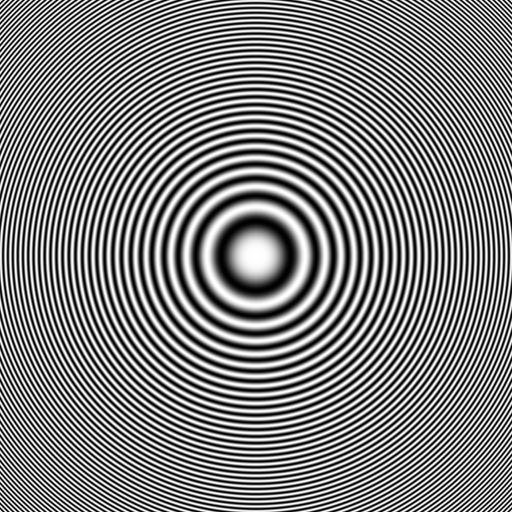
#> input picture images/part2_frequencies/rings.png, 512 x 512 px
$ python run_2_2_aliasing.py 1.0
#> lines starting #> are read from the running program, lines starting #| are printed output that depends on the picture; after the words box and inside, x2 and y2 are one past the last pixel; in counts of white or black regions, pixels touching at a corner belong together
### code/utils.py
"""Small helpers for loading, saving and showing images.

All images are handled as float32 NumPy arrays with values in [0, 1].
Color images have shape (H, W, 3) in RGB order; grayscale images have shape (H, W).
"""
import numpy as np
import cv2
import matplotlib.pyplot as plt


def load_image(path, gray=False):
    """Read an image file as a float32 array in [0, 1] (RGB, or grayscale if gray=True)."""
#> called with path = 'images/part2_frequencies/rings.png', gray = True
    flag = cv2.IMREAD_GRAYSCALE if gray else cv2.IMREAD_COLOR
    im = cv2.imread(str(path), flag)
#> im is the input picture: shape (512, 512); min 0, max 255, mean 127.6
    if im is None:
        raise FileNotFoundError(f"Could not read image: {path}")
    if not gray:
        im = cv2.cvtColor(im, cv2.COLOR_BGR2RGB)
    return im.astype(np.float32) / 255.0


def save_image(path, im):
    """Save a float image in [0, 1] (values outside are clipped)."""
    out = (np.clip(im, 0, 1) * 255).round().astype(np.uint8)
    if out.ndim == 3:
        out = cv2.cvtColor(out, cv2.COLOR_RGB2BGR)
    cv2.imwrite(str(path), out)


# [18 lines left out: function show, not called in this run]

### code/freq.py
"""Part 2.1 / 2.2 - Gaussian low-pass / high-pass filtering, hybrid images, Fourier view.

All filtering uses OUR convolution (conv2d_separable) with reflect padding (Part 2 rule).
The Fourier transform is the one library call the assignment allows here.
"""
import numpy as np
from conv import conv2d_separable
from filters import gaussian_kernel, default_size


def gaussian_blur(image, sigma):
    """Gaussian blur, reflect padding. Works on (H, W) or (H, W, C) float images (per channel)."""
    kernel = gaussian_kernel(default_size(sigma), sigma)          # (2*ceil(3 sigma)+1)^2, sums to 1
    if image.ndim == 2:
        return conv2d_separable(image, kernel, pad_mode="reflect")
    return np.stack([conv2d_separable(image[..., c], kernel, pad_mode="reflect")
                     for c in range(image.shape[2])], axis=-1)


def low_pass(image, sigma):
    return gaussian_blur(image, sigma)


def high_pass(image, sigma):
    """image minus its blur: keeps only the fine detail; values go negative."""
    return np.asarray(image, dtype=np.float64) - gaussian_blur(image, sigma)


def hybrid_image(im_low, im_high, sigma_low, sigma_high):
    """Low frequencies of im_low (cutoff set by sigma_low) + high frequencies of im_high."""
    return low_pass(im_low, sigma_low) + high_pass(im_high, sigma_high)


# [4 lines left out: function to_gray, not called in this run]


def log_fft_magnitude(gray, eps=1e-8):
    """The assignment's formula  np.log(np.abs(np.fft.fftshift(np.fft.fft2(gray)))).
    eps only guards against log(0); it does not change the picture."""
    return np.log(np.abs(np.fft.fftshift(np.fft.fft2(gray))) + eps)


def gaussian_cutoff_frequency(sigma):
    """Frequency (cycles/pixel) where a Gaussian low-pass of this sigma has amplitude 1/2."""
    return np.sqrt(2.0 * np.log(2.0)) / (2.0 * np.pi * sigma)


def downsample(image, factor):
    """Keep every `factor`-th row and column (no filtering at all)."""
    return image[::factor, ::factor]


def blur_then_downsample(image, factor, sigma):
    """Gaussian prefilter (our convolution, reflect padding), then keep every `factor`-th pixel."""
    return downsample(gaussian_blur(image, sigma), factor)

### code/conv.py
"""Part 1.1 - 2D convolution from scratch (our own implementation).

Conventions used everywhere in this project
-------------------------------------------
* Images are 2D float arrays (H, W). Color images are handled channel by channel
  by the caller.
* Filters ("kernels") are 2D arrays with ODD height and ODD width, so they have a
  well-defined center pixel.
* Output has the same shape as the input ("same" size) and is float64.
* True convolution: the kernel is flipped along both axes, then slid over the image
  and multiplied/summed (correlation with the flipped kernel).
"""
import numpy as np


def _check_inputs(image, kernel):
    """Convert to float64 arrays and validate shapes."""
    image = np.asarray(image, dtype=np.float64)
    kernel = np.asarray(kernel, dtype=np.float64)
    if image.ndim != 2:
        raise ValueError(f"image must be 2D (grayscale), got shape {image.shape}")
    if kernel.ndim != 2:
        raise ValueError(f"kernel must be 2D, got shape {kernel.shape}")
    kh, kw = kernel.shape
    if kh % 2 == 0 or kw % 2 == 0:
        raise ValueError(f"kernel height and width must be odd, got {kernel.shape}")
    return image, kernel


def pad_image(image, ph, pw, pad_mode="zeros"):
    """Pad `ph` rows on top/bottom and `pw` columns on left/right.

    pad_mode="zeros"   -> Part 1 (as the assignment asks)
    pad_mode="reflect" -> Parts 2 and 3 (np.pad(..., mode="reflect"))
    """
    widths = ((ph, ph), (pw, pw))
    if pad_mode == "zeros":
        return np.pad(image, widths, mode="constant", constant_values=0.0)
    if pad_mode == "reflect":
        return np.pad(image, widths, mode="reflect")
    raise ValueError(f"unknown pad_mode: {pad_mode!r}")


# [23 lines left out: function conv2d_loop, not called in this run]


def conv2d_vectorized(image, kernel, pad_mode="zeros"):
    """2D convolution with NO loop over pixels: one whole-image operation per filter entry.

    Each filter entry (u, v) contributes  flipped[u, v] * (image shifted by (u, v)).
    The shifted image is just the slice padded[u:u+H, v:v+W] (a view, no copying).
    """
    image, kernel = _check_inputs(image, kernel)
    H, W = image.shape
    kh, kw = kernel.shape
    ph, pw = kh // 2, kw // 2

    padded = pad_image(image, ph, pw, pad_mode)
    flipped = kernel[::-1, ::-1]

    out = np.zeros((H, W), dtype=np.float64)
    for u in range(kh):                  # loop over filter entries only
        for v in range(kw):
            out += flipped[u, v] * padded[u:u + H, v:v + W]
    return out


def separable_factors(kernel, tol=1e-10):
    """SVD rank-1 test.  Returns (col, row) with kernel ~= col @ row, or None if not rank 1.

    K = U diag(s) Vt.  K has rank 1 (up to rounding) when the second singular value is
    negligible compared to the first:  s[1] <= tol * s[0].
    col has shape (kh, 1) (vertical filter), row has shape (1, kw) (horizontal filter).
    """
    kernel = np.asarray(kernel, dtype=np.float64)
    U, s, Vt = np.linalg.svd(kernel)
    if s[0] == 0.0:                                   # all-zero kernel: trivially separable
        return np.zeros((kernel.shape[0], 1)), np.zeros((1, kernel.shape[1]))
    if len(s) > 1 and s[1] > tol * s[0]:
        return None
    scale = np.sqrt(s[0])                             # split the weight evenly between the two
    col = (U[:, 0] * scale).reshape(-1, 1)
    row = (Vt[0, :] * scale).reshape(1, -1)
    return col, row


def conv2d_separable(image, kernel, pad_mode="zeros", tol=1e-10):
    """Convolution that exploits separability when the kernel has rank 1.

    rank 1     : convolve with the column, then with the row   (kh + kw multiply-adds / pixel)
    otherwise  : fall back to conv2d_vectorized                 (kh * kw multiply-adds / pixel)
    """
    image, kernel = _check_inputs(image, kernel)
    factors = separable_factors(kernel, tol)
    if factors is None:
        return conv2d_vectorized(image, kernel, pad_mode)
    col, row = factors
    tmp = conv2d_vectorized(image, col, pad_mode)     # vertical pass
    return conv2d_vectorized(tmp, row, pad_mode)      # horizontal pass

### code/filters.py
"""Small helpers that build filters (kernels). The filtering itself is done by conv.py."""
import numpy as np

# Finite-difference filters of 1.2.  Dx is a 1x3 row, Dy = Dx^T is a 3x1 column.
DX = np.array([[1.0, 0.0, -1.0]])
DY = DX.T


def gaussian_kernel_1d(size, sigma):
    """Normalized 1D Gaussian with an odd number of taps, centered on the middle tap."""
    if size % 2 == 0:
        raise ValueError("size must be odd")
    x = np.arange(size) - size // 2
    g = np.exp(-(x ** 2) / (2.0 * sigma ** 2))
    return g / g.sum()


def gaussian_kernel(size, sigma):
    """Normalized 2D Gaussian (size x size, sums to 1) = outer product of two 1D Gaussians."""
    g = gaussian_kernel_1d(size, sigma)
    return np.outer(g, g)


def default_size(sigma):
    """Odd kernel size covering +-3 sigma: 2*ceil(3*sigma)+1."""
    return 2 * int(np.ceil(3 * sigma)) + 1

### code/run_2_2_aliasing.py
"""Part 2.2 - aliasing experiment on rings.png (shrink to 1/4 width and height)."""
import sys, os
import numpy as np
import matplotlib; matplotlib.use("Agg")
import matplotlib.pyplot as plt
from utils import load_image, save_image
from paths import IMAGES, RESULTS
from freq import downsample, blur_then_downsample, log_fft_magnitude

OUT = RESULTS; os.makedirs(OUT, exist_ok=True)
FACTOR = 4
rings = load_image(f"{IMAGES}/part2_frequencies/rings.png", gray=True).astype(np.float64)   # 512x512

# --- ideal alias-free reference (a CHECK only): keep |fx|,|fy| < new Nyquist = 1/(2*4), then keep every 4th pixel
F = np.fft.fft2(rings)
fy = np.fft.fftfreq(rings.shape[0])[:, None]; fx = np.fft.fftfreq(rings.shape[1])[None, :]
ideal = downsample(np.real(np.fft.ifft2(F * ((np.abs(fy) < 1 / (2 * FACTOR)) & (np.abs(fx) < 1 / (2 * FACTOR))))), FACTOR)

# --- region where the correct 1/4-size image must be FLAT.  The zone plate's local frequency is ~0.00085*r, so the
#     x-frequency passes the new Nyquist (1/8) at |x| ~ 147 px from the center, and likewise for y.  An ideal result keeps only
#     the central square |x|,|y| < 147 and is flat everywhere else.  I use |x'| >= 45 or |y'| >= 45 in shrunk pixels
#     (original 180 px, f >= ~0.15) so the region sits safely outside that square.
h = rings.shape[0] // FACTOR
#> h = 128
yy, xx = np.mgrid[0:h, 0:h]
region = (np.abs(xx - (h - 1) / 2) >= 180 / FACTOR) | (np.abs(yy - (h - 1) / 2) >= 180 / FACTOR)


def false_pattern_strength(img):
    """RMS deviation from the mean in `region`, as a fraction of a full-amplitude ring pattern (0.354)."""
    return float(np.sqrt(np.mean((img[region] - 0.5) ** 2)) / 0.3536)


naive = downsample(rings, FACTOR)
rmse = lambda a, b: float(np.sqrt(np.mean((a - b) ** 2)))
print(f"original {rings.shape} -> shrunk {naive.shape}; region for the false-circle measure: {region.sum()} px, "
      f"where the ideal result has strength {false_pattern_strength(ideal):.4f}")
#| original (512, 512) -> shrunk (128, 128); region for the false-circle measure: 8284 px, where the ideal result has strength 0.1187
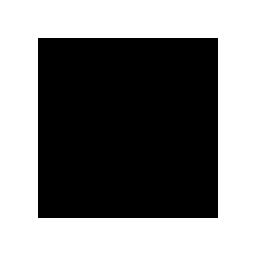
#> region: shape (128, 128) bool (shown 2 times larger); 50.6% white; 1 black region, box (x1, y1, x2, y2) and area: (19, 19, 109, 109) 8100
print("EXPERIMENT: strength of the false pattern (1.00 = full-amplitude rings, 0 = flat gray) and RMSE to the ideal result")
print(f"{'sigma':>6} {'strength':>9} {'RMSE vs ideal':>14}")
print(f"{'none':>6} {false_pattern_strength(naive):9.3f} {rmse(naive, ideal):14.4f}")
#|   none     0.999         0.2873
sigmas = [0.5, 0.75, 1.0, 1.25, 1.5, 1.75, 2.0, 2.25, 2.5, 3.0, 4.0]
results = {}
for s in sigmas:
    results[s] = blur_then_downsample(rings, FACTOR, s)
    print(f"{s:>6} {false_pattern_strength(results[s]):9.3f} {rmse(results[s], ideal):14.4f}")
#> this loop made 11 passes
#|    0.5     0.836         0.2453
#|   0.75     0.626         0.1916
#|    1.0     0.446         0.1483
#|   1.25     0.297         0.1181
#|    1.5     0.187         0.1060
#|   1.75     0.113         0.1085
#|    2.0     0.068         0.1182
#|   2.25     0.042         0.1300
#> (further printed lines are left out)
#> pass 1, in conv2d_separable, `tmp = conv2d_vectorized(image, col, pad_mode)`:
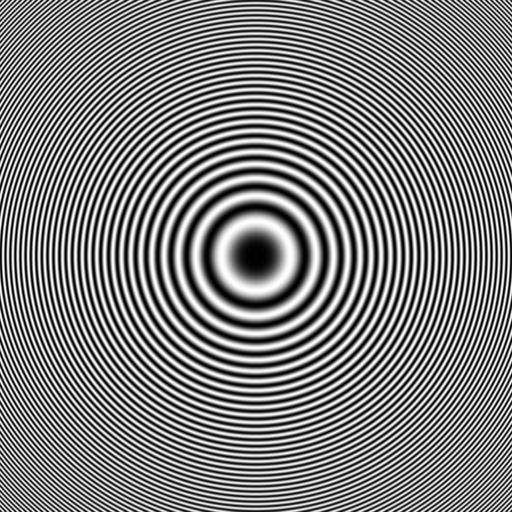
#> tmp: shape (512, 512) float64; min -1, max 0, mean -0.5; drawn with min black and max white
#> pass 1, in conv2d_vectorized (call 2), `padded = pad_image(image, ph, pw, pad_mode)`:
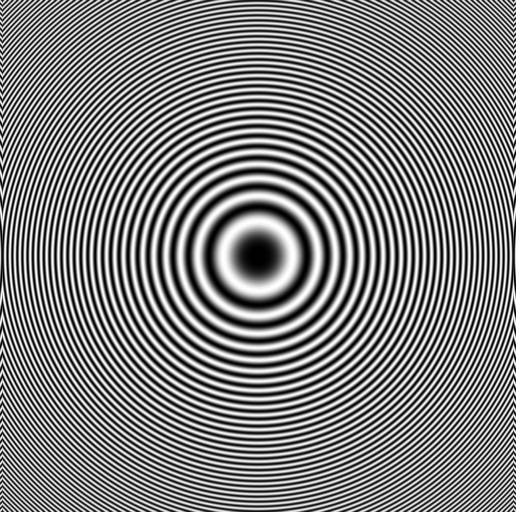
#> padded: shape (512, 516) float64; min -1, max 0, mean -0.5; drawn with min black and max white
#> after the loop, results = 11 items

# --- contact sheet: every tile shown at 2x with nearest-neighbour (no extra resampling in the viewer)
tiles = [("no blur", naive)] + [(f"sigma={s}", results[s]) for s in sigmas] + [("ideal (check)", ideal)]
#> tiles = 13 items
cols = 5; rows_ = int(np.ceil(len(tiles) / cols))
#> after `rows_ = int(np.ceil(len(tiles) / cols))`: rows_ = 3
fig, ax = plt.subplots(rows_, cols, figsize=(cols * 3.2, rows_ * 3.5))
for a in ax.ravel(): a.axis("off")
#> this loop made 15 passes
for a, (t, im) in zip(ax.ravel(), tiles):
    a.imshow(np.clip(im, 0, 1), cmap="gray", vmin=0, vmax=1, interpolation="nearest")
    a.set_title(f"{t}   [{false_pattern_strength(im):.2f}]", fontsize=11)
#> this loop made 13 passes
#> t on passes 1 to 12: 'no blur', 'sigma=0.5', 'sigma=0.75', 'sigma=1.0', 'sigma=1.25', 'sigma=1.5', 'sigma=1.75', 'sigma=2.0', 'sigma=2.25', 'sigma=2.5', 'sigma=3.0', 'sigma=4.0'
plt.tight_layout(); plt.savefig(f"{OUT}/fig_2_2_sigma_sweep.png", dpi=100); plt.close(fig)
#> after `plt.tight_layout()`:
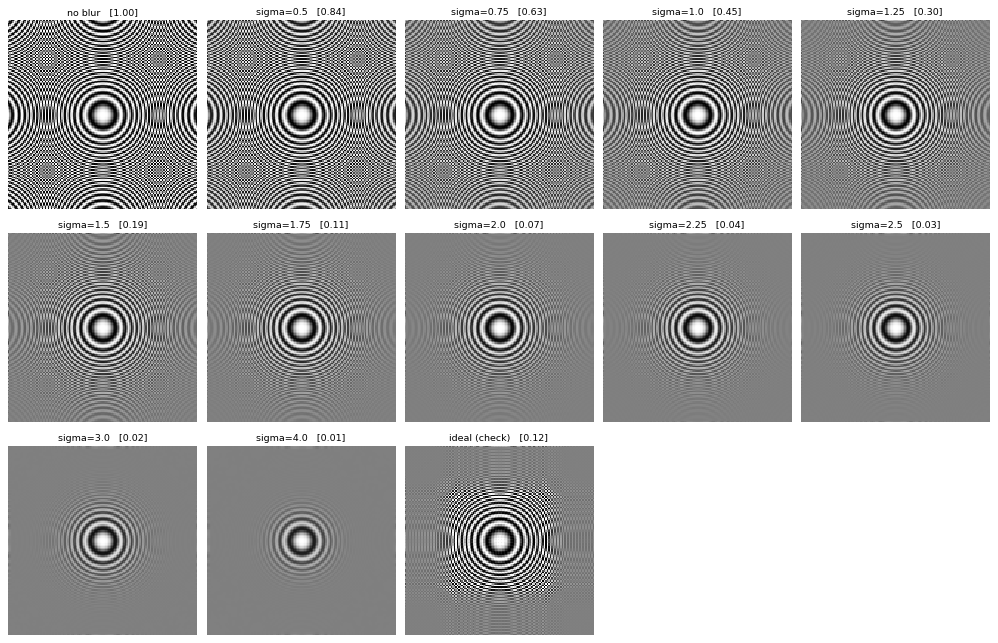
#> figure drawn by matplotlib, 13 panels

if len(sys.argv) > 1:                                                       # final figure for the chosen sigma
    S = float(sys.argv[1]); chosen = blur_then_downsample(rings, FACTOR, S)
#> in conv2d_vectorized (call 23), `out = np.zeros((H, W), dtype=np.float64)`: out: shape (512, 512) float64; every value is 0
#> after the loop in conv2d_vectorized (call 24), `for u in range(kh):`:
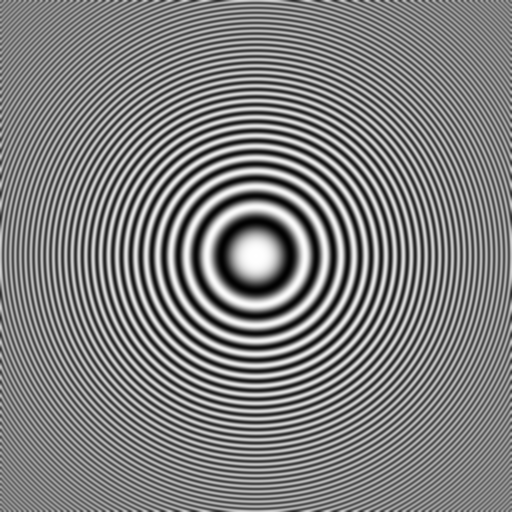
#> out: shape (512, 512) float64; min 0.00772, max 1, mean 0.5
#> in downsample (call 14), `return image[::factor, ::factor]`:
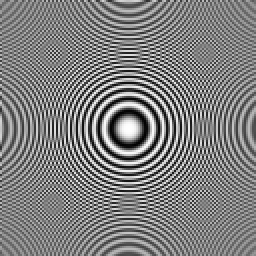
#> returned value: shape (128, 128) float64 (shown 2 times larger); min 0.00772, max 1, mean 0.5
    fig, ax = plt.subplots(2, 3, figsize=(15, 10))
    items = [("original 512x512 (full size)", rings), ("every 4th pixel (no blur)", naive),
             (f"Gaussian sigma={S}, then every 4th pixel", chosen)]
    for j, (t, im) in enumerate(items):
        ax[0, j].imshow(im, cmap="gray", vmin=0, vmax=1, interpolation="nearest" if im.shape[0] < 512 else "antialiased")
        ax[0, j].set_title(t); ax[0, j].axis("off")
#> this loop made 3 passes
#> t on passes 1 to 3: 'original 512x512 (full size)', 'every 4th pixel (no blur)', 'Gaussian sigma=1.0, then every 4th pixel'
    for j, (t, im) in enumerate([("original", rings), ("every 4th pixel", naive), (f"sigma={S}, then every 4th", chosen)]):
        L = log_fft_magnitude(im)
        ax[1, j].imshow(L, cmap="gray"); ax[1, j].set_title(f"log |FFT|, {t}"); ax[1, j].axis("off")
#> this loop made 3 passes
#> pass 3, `L = log_fft_magnitude(im)`:
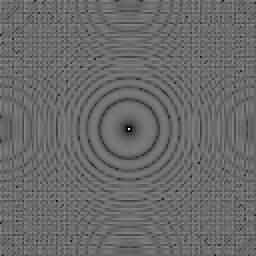
#> L: shape (128, 128) float64 (shown 2 times larger); min -1.17, max 9.01, mean 3.09; drawn with min black and max white
    plt.tight_layout(); plt.savefig(f"{OUT}/fig_2_2_side_by_side.png", dpi=80); plt.close(fig)
    save_image(f"{OUT}/rings_naive_4x.png", naive); save_image(f"{OUT}/rings_blur_s{S}_4x.png", chosen)
    print(f"saved side-by-side for sigma={S}")
